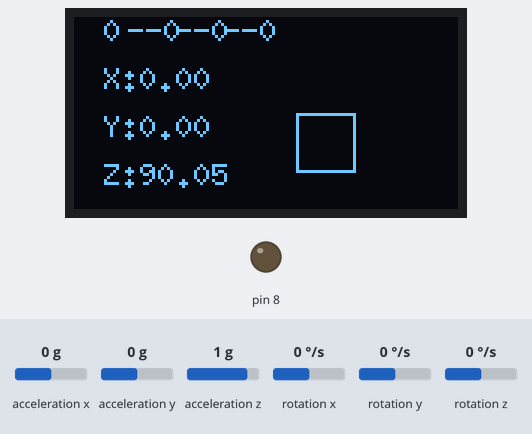
Simulated run of this sketch. Board: Arduino Uno, built with avr-gcc and run on an emulated ATmega328P. Parts: 128×64 one-colour display, output pins drawn as LEDs (lit = HIGH). Inputs (shaded band) come from the test bench; at power-on: acceleration z 1 g, acceleration x 0 g, acceleration y 0 g, rotation x 0 °/s, rotation y 0 °/s, rotation z 0 °/s.

Above: at 1.2 s.
1.3 s: acceleration z set to 0 g
At 2.6 s:
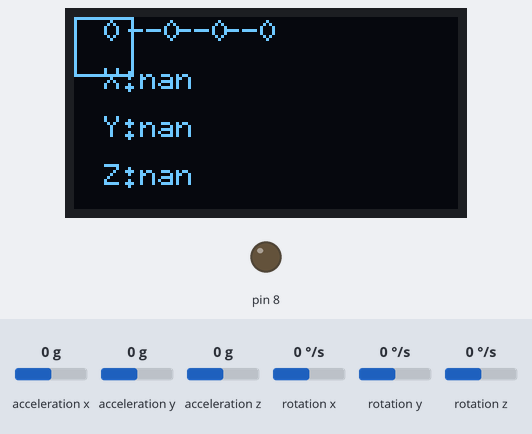
3.1 s: acceleration x set to -1.4 g
At 4.6 s:
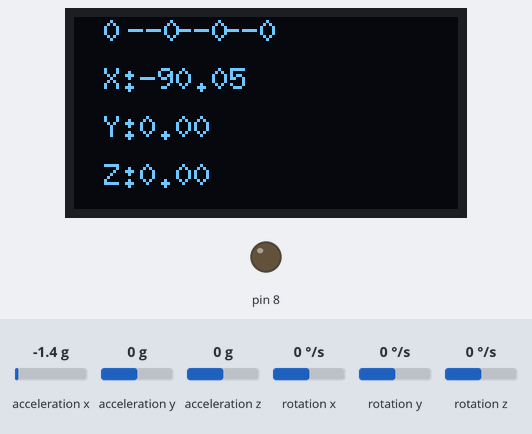
4.9 s: acceleration y set to -1.4 g
At 6.2 s:
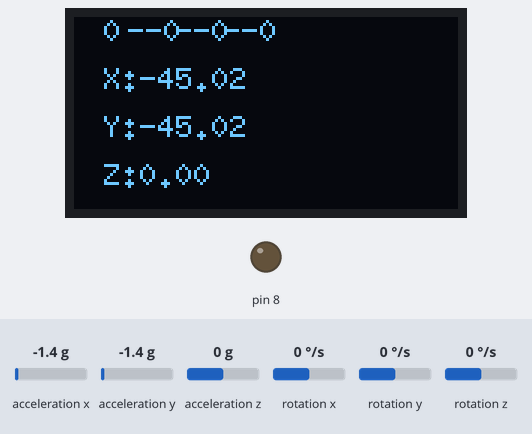
6.8 s: acceleration x set to -0.8 g
At 7.9 s:
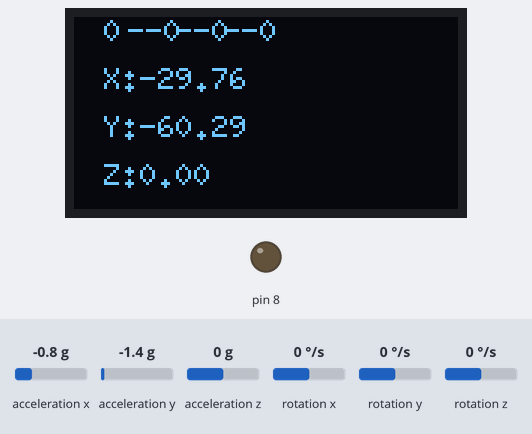
Timing chart, 0 to 9.5 s (numbered marks = the images above; inputs shaded):
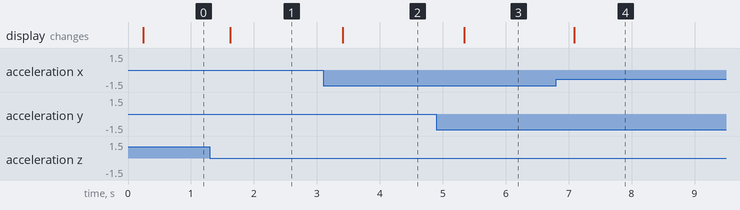

The sketch:

6050led.ino
```cpp
#include <I2Cdev.h>
#include <MPU6050.h>
#include <Wire.h>
#include "math.h"
#include "U8glib.h"

U8GLIB_SSD1306_128X64 u8g(U8G_I2C_OPT_NONE);

//====set offset of x,y,z===========
#define Gx_offset -3.06
#define Gy_offset 1.01
#define Gz_offset -0.88

MPU6050 accelgyro;

int16_t ax,ay,az;
int16_t gx,gy,gz;//Storing original data
float aax,aay,aaz,ggx,ggy,ggz;//The quantized data is stored
float Ax,Ay,Az;// g(9.8m/s^2)
float Gx,Gy,Gz;// °/s
int left,right,head,back;
float Angel_accX,Angel_accY,Angel_accZ,A,B,C;//Storing the calculated angle by acceleration
long LastTime,NowTime,TimeSpan;//Integral to the angular velocity


void setup()
{
  Wire.begin();
  accelgyro.initialize();
  pinMode(8,OUTPUT);
}

void u8g_prepare(void) {
  u8g.setFont(u8g_font_6x10);
  u8g.setFontRefHeightExtendedText();
  u8g.setDefaultForegroundColor();
  u8g.setFontPosTop();
}

void u8g_box_frame() {
  B = -Angel_accX+32;
  A = -Angel_accY+74;
  u8g.drawFrame(A, B, 20, 20);
}

void draw(void) {
  u8g_prepare();
  u8g_box_frame();
  u8g.setFont(u8g_font_6x10);
  u8g.setPrintPos(10, 16);
  u8g.print("X:");
  u8g.print(Angel_accX);
  u8g.setPrintPos(10, 32);
  u8g.print("Y:");
  u8g.print(Angel_accY);
  u8g.setPrintPos(10, 48);
  u8g.print("Z:");
  u8g.print(Angel_accZ);

  u8g.setPrintPos(10, 0);
  u8g.print(right);
  u8g.setPrintPos(18, 0);
  u8g.print("--");
  u8g.print(left);
  u8g.setPrintPos(34, 0);
   u8g.print("--");
  u8g.print(head);
  u8g.setPrintPos(50, 0);
  u8g.print("--");
  u8g.print(back);
}
void loop()
{
  accelgyro.getMotion6(&ax,&ay,&az,&gx,&gy,&gz);//Being three-axis acceleration and angular velocity

//======get Acceleration values of x,y,z
   Ax=ax/16384.00;
   Ay=ay/16384.00;
   Az=az/16384.00;
   //==========there are calculated angle between thethree axes of coordinate system by acceleration
   Angel_accX=atan(Ax/sqrt(Az*Az+Ay*Ay))*180/3.14;
   Angel_accY=atan(Ay/sqrt(Ax*Ax+Az*Az))*180/3.14;
   Angel_accZ=atan(Az/sqrt(Ax*Ax+Ay*Ay))*180/3.14;
  //==============================
  delay(10);//This is used to control the sampling rate
  //stop
  if((-5<=Angel_accX)&&(Angel_accX<=5)&&(-5<=Angel_accY)&&(Angel_accY<=5)&&(80<=Angel_accZ)&&(Angel_accZ<=90))
  {
    right=0;left=0;head=0;back=0;
    analogWrite(8,0);
    analogWrite(9,0);
  }
  //right
  else if((-15<=Angel_accX)&&(Angel_accX<=15)&&(5<=Angel_accY)&&(Angel_accY<=15)&&(70<=Angel_accZ)&&(Angel_accZ<=80))
  {
    right=1;left=0;head=0;back=0;
  }
    //left
  else if((-15<=Angel_accX)&&(Angel_accX<=15)&&(-15<=Angel_accY)&&(Angel_accY<=-5)&&(50<=Angel_accZ)&&(Angel_accZ<=80))
  {
    right=0;left=1;head=0;back=0;
  }
    //head
  else if((20<=Angel_accX)&&(Angel_accX<=30)&&(-15<=Angel_accY)&&(Angel_accY<=15)&&(50<=Angel_accZ)&&(Angel_accZ<=70))
  {
    right=0;left=0;head=1;back=0;
    analogWrite(9,100);
    digitalWrite(8,0);
  }
    //back
  else if((-15<=Angel_accX)&&(Angel_accX<=-5)&&(-15<=Angel_accY)&&(Angel_accY<=15)&&(75<=Angel_accZ)&&(Angel_accZ<=84))
  {
    right=0;left=0;head=0;back=1;
    analogWrite(9,100);
    digitalWrite(8,1);
  }

    u8g.firstPage();
  do {
    draw();
  } while( u8g.nextPage() );
}
```

Measured:
- after the input at 1.3 s, the display: changes after 0.32 s (image 1)
- after the input at 3.1 s, the display: changes after 0.32 s (image 2)
- after the input at 4.9 s, the display: changes after 0.45 s (image 3)
- after the input at 6.8 s, the display: changes after 0.29 s (image 4)
